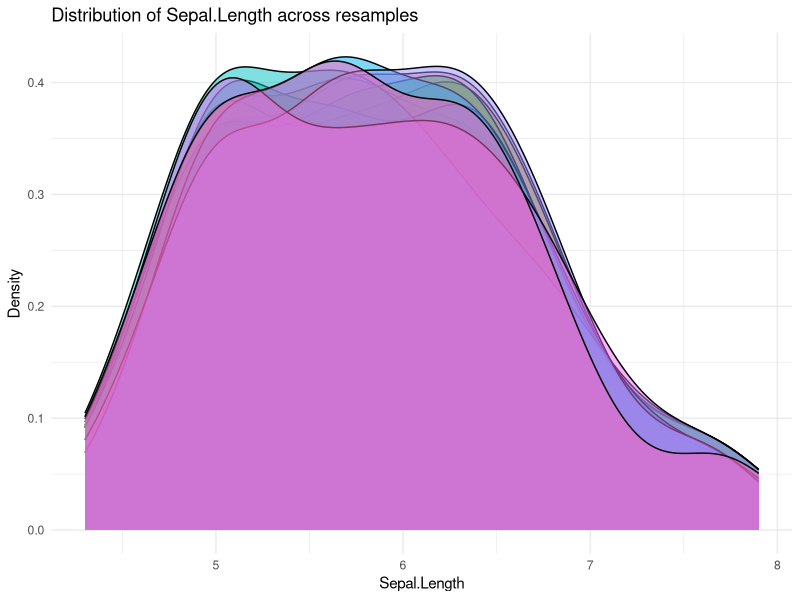

Recreate this plot in R.
## ---- chunk 1
library(rsample)
library(tidyverse)

# We will use the iris dataset for demonstration
data(iris)
## ---- chunk 2
k_fold_resample <- vfold_cv(iris, v = 10)
k_fold_resample
## ---- chunk 3
# Get the first split object
first_split <- k_fold_resample$splits[[1]]

# Get the training data for the first fold
analysis_data <- analysis(first_split)

# Get the testing data for the first fold
assessment_data <- assessment(first_split)

cat(paste("Analysis (training) rows:", nrow(analysis_data), "\n"))
cat(paste("Assessment (testing) rows:", nrow(assessment_data), "\n"))
## ---- chunk 4
mc_resample <- mc_cv(iris, prop = 9/10, times = 20)
mc_resample
## ---- chunk 5
bootstraps_resample <- bootstraps(iris, times = 1000)
bootstraps_resample
## ---- chunk 6
# Create 10-fold cross-validation splits, stratified by the Species column
stratified_k_fold <- vfold_cv(iris, v = 10, strata = Species)
stratified_k_fold
## ---- chunk 7
# Helper function to extract and plot data from splits
plot_resample_dist <- function(resample_obj, variable) {
  resample_obj %>% 
    mutate(fold_id = as.character(row_number())) %>% 
    pull(splits) %>% 
    map_dfr(~as_tibble(analysis(.)), .id = "fold_id") %>% 
    ggplot(aes(x = {{variable}}, fill = fold_id)) + 
    geom_density(alpha = 0.5, show.legend = FALSE) + 
    labs(
      title = paste("Distribution of", rlang::as_name(enquo(variable)), "across resamples"),
      x = rlang::as_name(enquo(variable)),
      y = "Density"
    ) + 
    theme_minimal()
}

# Visualize the distribution of Sepal.Length across the k-fold splits
plot_resample_dist(k_fold_resample, Sepal.Length)
